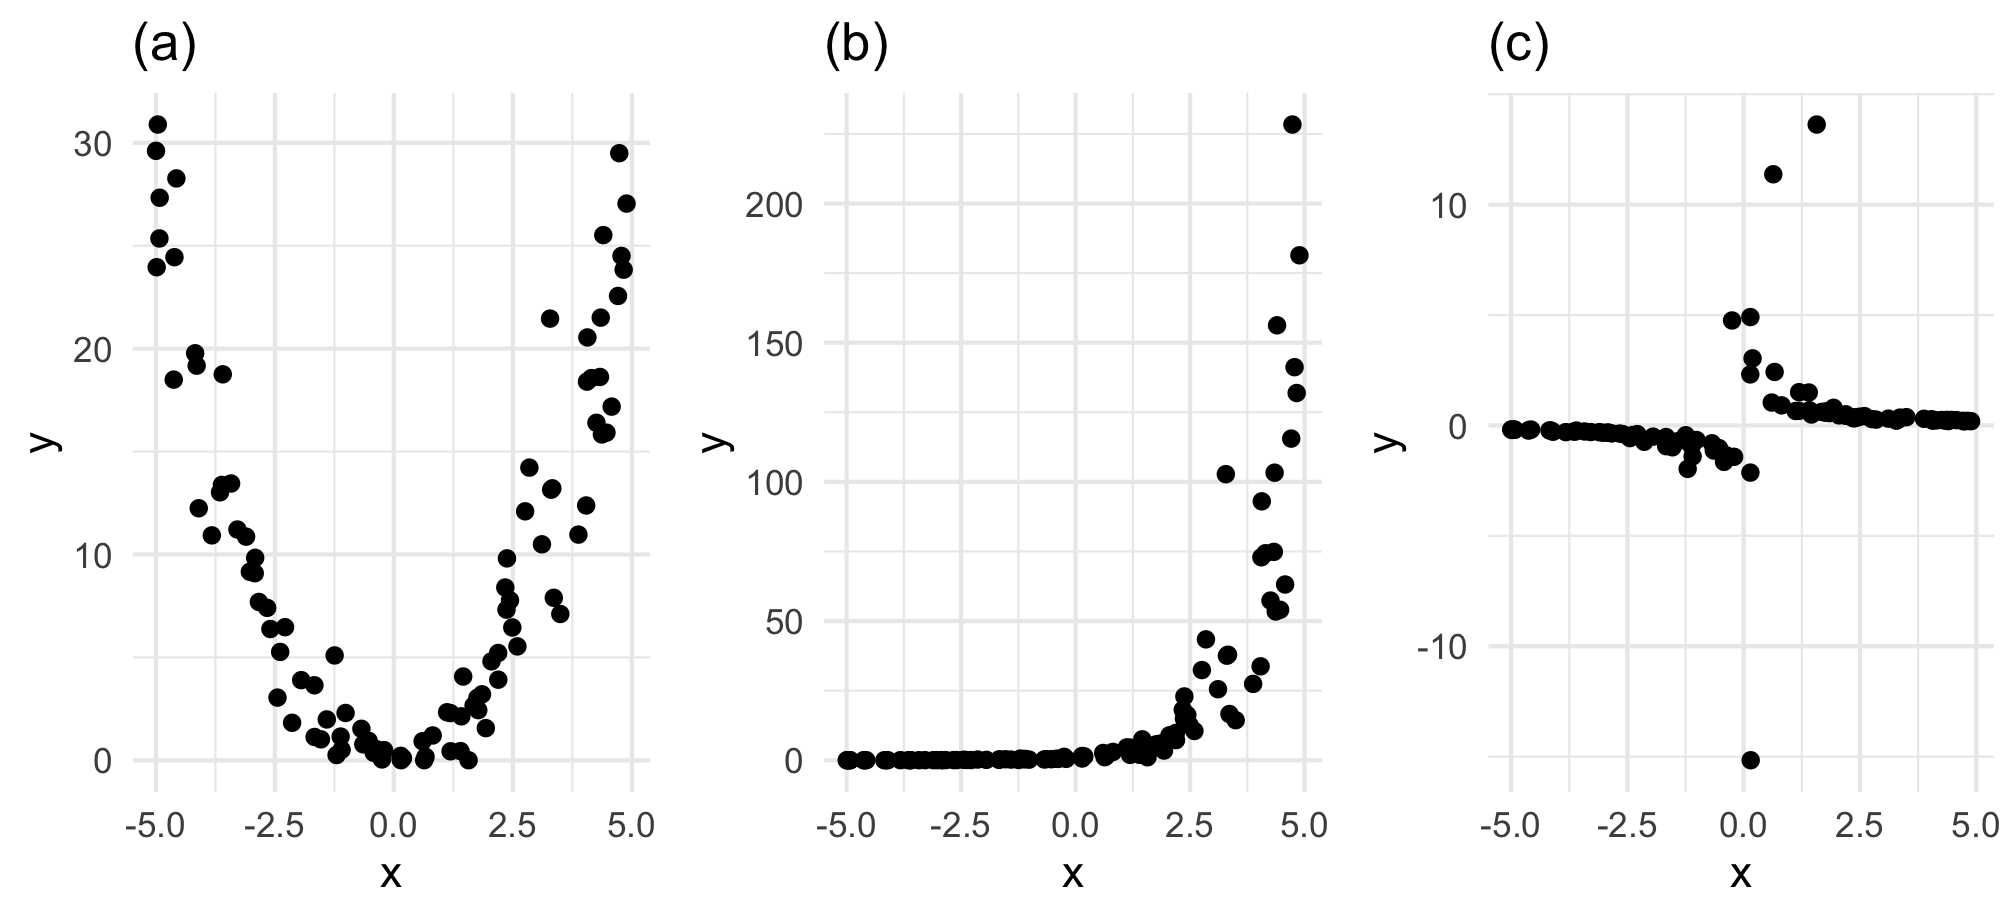

The script that drew this image:
library(ggplot2)
library(gridExtra)

# set seed
set.seed(42)

x = runif(100, -5, 5)

e = rnorm(100, 0, 0.5)
y1 = (x+e)^2
y2 = exp(x+e)
y3 = 1/(x+e)

# Scatter plots (3 plots in one figure)

p1 = ggplot(data = data.frame(x, y1), aes(x = x, y = y1)) +
    geom_point() +
    ggtitle("(a)") +
    xlab("x") +
    ylab("y") +
    theme_minimal()
p2 = ggplot(data = data.frame(x, y2), aes(x = x, y = y2)) +
    geom_point() +
    ggtitle("(b)") +
    xlab("x") +
    ylab("y") +
    theme_minimal()
p3 = ggplot(data = data.frame(x, y3), aes(x = x, y = y3)) +
    geom_point() +
    ggtitle("(c)") +
    xlab("x") +
    ylab("y") +
    theme_minimal()

grid.arrange(p1, p2, p3, ncol = 3)

# Plot the scatters after the appropriate transformations
p1_t = ggplot(data = data.frame(x, y1), aes(x = x, y = sqrt(y1))) +
    geom_point() +
    ggtitle("(a)") +
    xlab("x") +
    ylab(expression(sqrt(y))) +
    theme_minimal()
p2_t = ggplot(data = data.frame(x, y2), aes(x = x, y = log(y2))) +
    geom_point() +
    ggtitle("(b)") +
    xlab("x") +
    ylab(expression(log(y))) +
    theme_minimal()
p3_t = ggplot(data = data.frame(x, y3), aes(x = x, y = 1/y3)) +
    geom_point() +
    ggtitle("(c)") +
    xlab("x") +
    ylab(expression(frac(1, y))) +
    theme_minimal()

grid.arrange(p1_t, p2_t, p3_t, ncol = 3)
